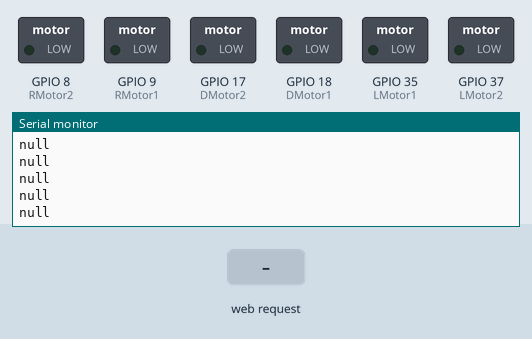
Simulated run of this sketch. Board: ESP32-S2. Parts: switched loads named in the sketch (green lamp = pin HIGH), the last lines printed to the serial monitor. Inputs (shaded band) come from the test bench.

Above: at 1.2 s.
1.3 s: HTTP request GET /rmf received
At 1.31 s:
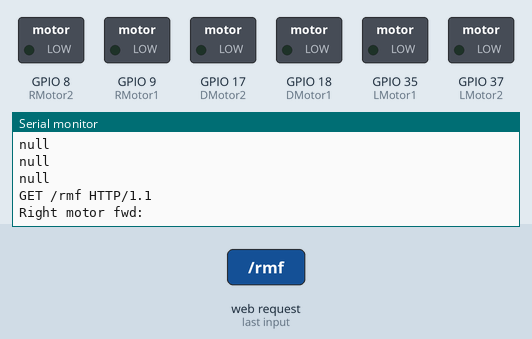
2.8 s: HTTP request GET /rmb received
At 2.81 s:
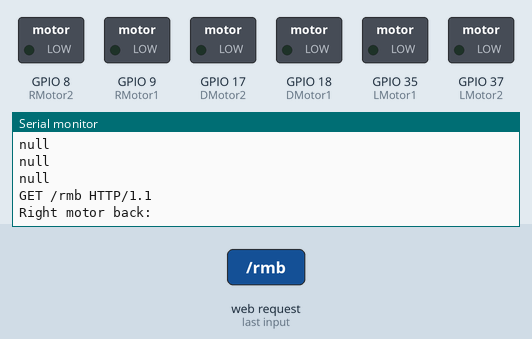
4.3 s: HTTP request GET /lmf received
At 4.32 s:
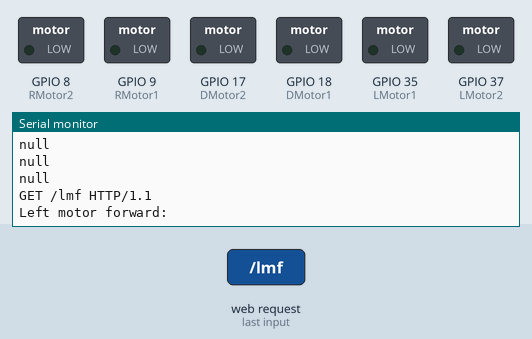

The sketch:

esp32_motor_control_tests_big_rig_variable.ino
```cpp
/*
 * ESP 32-S2 QT-PY Big Rig motor control tests.
 * Details:
 * - Three motors
 * - Two DRV8833 chips
 * - One QT-PY ESP32-S2 microcontroller
 *
 * Author: Henry Hickson
 * Date: August 2022
 */

#include "espwifisetup.h"
#include "WiFi.h"
#include "WebServer.h"

 // Setup wifi class
EspWifiSetup espwifi;
char* ssid = "BlimpleBee";
char* password = "123456789";
WiFiServer* server;  // We use a pointer so that we can manipulate it from within the header file containing the class
int movement_status = 0;

// Setup GPIO pins for QT-PY
const int LMotor1 = 35;
const int LMotor2 = 37;
const int RMotor1 = 9;
const int RMotor2 = 8;
const int DMotor1 = 18;
const int DMotor2 = 17;
int dutyCycle = 50;


// Set PWM properties using the LEDC peripheral
const int freq = 5000;
const int ledChannel1 = 0;
const int ledChannel2 = 1;
const int ledChannel3 = 2;
const int ledChannel4 = 3;
const int ledChannel5 = 4;
const int ledChannel6 = 5;
const int resolution = 8;

void setup(){
  Serial.begin(115200);

  // Wifi Setup
  server = espwifi.configWiFi(ssid, password, server);

  // Pinouts
  pinMode(LMotor1, OUTPUT);
  pinMode(LMotor2, OUTPUT);
  pinMode(RMotor1, OUTPUT);
  pinMode(RMotor2, OUTPUT);
  pinMode(DMotor1, OUTPUT);
  pinMode(DMotor2, OUTPUT);

  // configure LED PWM functionalitites
  ledcSetup(ledChannel1, freq, resolution);
  ledcSetup(ledChannel2, freq, resolution);
  ledcSetup(ledChannel3, freq, resolution);
  ledcSetup(ledChannel4, freq, resolution);
  ledcSetup(ledChannel5, freq, resolution);
  ledcSetup(ledChannel6, freq, resolution);

  // Attach the PWM channel to the GPIO to be controlled
  ledcAttachPin(LMotor1, ledChannel1);
  ledcAttachPin(LMotor2, ledChannel2);
  ledcAttachPin(RMotor1, ledChannel3);
  ledcAttachPin(RMotor2, ledChannel4);
  ledcAttachPin(DMotor1, ledChannel5);
  ledcAttachPin(DMotor2, ledChannel6);
}

void loop(){
  delay(100);
  readclient();
}

void readclient() {
  // Function to read all incoming data via WiFi
    String c = espwifi.wificheckclient(server);
    Serial.println(c);
    int _i = c.indexOf("HTTP");

    if (c != "null") {
      if (c.indexOf("rmf") != -1) {
        String motorspeed = c.substring(9, _i-1);
        Serial.print("Right motor fwd:");
        Serial.println(motorspeed);
        spinmotor(0, 0, motorspeed.toInt());
      }
      else if (c.indexOf("rmb") != -1) {
        String motorspeed = c.substring(9, _i-1);
        Serial.print("Right motor back:");
        Serial.println(motorspeed);
        spinmotor(0, 1, motorspeed.toInt());
      }
      else if (c.indexOf("lmf") != -1) {
        String motorspeed = c.substring(9, _i-1);
        Serial.print("Left motor forward:");
        Serial.println(motorspeed);
        spinmotor(1, 0, motorspeed.toInt());
      }
      else if (c.indexOf("lmb") != -1) {
        String motorspeed = c.substring(9, _i-1);
        Serial.print("Left motor back:");
        Serial.println(motorspeed);
        spinmotor(1, 1, motorspeed.toInt());
      }
      else if (c.indexOf("mmu") != -1) {
        String motorspeed = c.substring(9, _i-1);
        Serial.print("Middle motor up:");
        Serial.println(motorspeed);
        spinmotor(2, 0, motorspeed.toInt());
      }
      else if (c.indexOf("mmd") != -1) {
        String motorspeed = c.substring(9, _i-1);
        Serial.print("Middle motor down:");
        Serial.println(motorspeed);
        spinmotor(2, 1, motorspeed.toInt());
      }
    }
    else {
      return;
    }
  }

void setallmotors(int motorspeed) {
  // Function to set the speed of all motors
  // param: motorspeed - the dutycycle of the motor from 0 to 255
  ledcWrite(ledChannel1, motorspeed);
  ledcWrite(ledChannel2, 0);
  ledcWrite(ledChannel3, motorspeed);
  ledcWrite(ledChannel4, 0);
  ledcWrite(ledChannel5, motorspeed);
  ledcWrite(ledChannel6, 0);
}

void spinmotor(int motornumber, int dir, int motorspeed) {
  // Function to set a given motor to spin in a given direction and at a given speed
  // Input: motornumber - 0 = right motor, 1 = left motor, 2 = middlemotor (up/down)
  // Input: dir - direction, 0 = fwd/up, 1 = back/down
  // Input: spinspeed - pwm from 0 to 255 for motor speed
  if (motornumber == 0) {
    if (dir == 0) {
      ledcWrite(ledChannel1, motorspeed);
      ledcWrite(ledChannel2, 0);
    }
    else {
      ledcWrite(ledChannel1, 0);
      ledcWrite(ledChannel2, motorspeed);
    }
  }
  else if (motornumber == 1) {
    if (dir == 0) {
      ledcWrite(ledChannel3, motorspeed);
      ledcWrite(ledChannel4, 0);
    }
    else {
      ledcWrite(ledChannel3, 0);
      ledcWrite(ledChannel4, motorspeed);
    }
  }
  else if (motornumber == 2) {
    if (dir == 1) {
      ledcWrite(ledChannel5, motorspeed);
      ledcWrite(ledChannel6, 0);
    }
    else {
      ledcWrite(ledChannel5, 0);
      ledcWrite(ledChannel6, motorspeed);
    }
  }
}
```

espwifisetup.h
```cpp
/*
Title: Header File for adding Wifi to an ESP32 project
Version: v2 (updated from Lumiwifi)
Date: Aug 2022
Purpose: Provide header info (class definition) for the Wifi for an ESP32.

Limitations: This v2 code has the following limitations:
            - Currently set to setting up and checking client only

Author: Henry Hickson
*/

#ifndef espwifisetup_h
#define espwifisetup_h

#include "Arduino.h"
#include "WiFi.h"
#include "WebServer.h"

class EspWifiSetup //The class defines all functions and variables used in the library
{
  public:
    //Public Variables / Functions (those used by the user in their code):

    //1. Initialiser function (constructor)
    EspWifiSetup() {
    }

    //2. Variables note defined in functions
    String strcom;
    IPAddress ip;
    IPAddress subnet;
    IPAddress gateway;

    //3. Functions
    WiFiServer* configWiFi(char* ssid, char* password, WiFiServer* server) {
      server =new WiFiServer(80);
      IPAddress ip(192, 168, 1, 184);
      IPAddress gateway(192,168,4,9);
      IPAddress subnet(255,255,255,0);

      //Wifi Access Point Setup
      Serial.println("Setting AP (Access Point)...");
      Serial.println("Please connect and enter password.");
      Serial.print("ssid: ");
      Serial.println(ssid);
      WiFi.softAP(ssid,password);
      Serial.println(WiFi.softAPIP());

      server->begin();    //We use -> when working with pointers
      return server;
    }

    String wificheckclient(WiFiServer* server) {
      WiFiClient client = server->available();
      if (client.available()) {
        client.println("HTTP/1.1 200 OK");
        client.println("Content-type:text/html");
        client.println("Connection: close");
        client.println();
        client.println("Request received");
        String c = client.readStringUntil('\r');

        return c;
      }
      else {
        return "null";
      }
    }

   int wifitester(WiFiServer* server) {
     String _test = wificheckclient(server);
     Serial.println(_test);
     return 100;
   }

 };

#endif
```

Measured:
- after the input at 1.3 s, the serial monitor: prints a new line at once (image 1)
- after the input at 2.8 s, the serial monitor: prints a new line at once (image 2)
- after the input at 4.3 s, the serial monitor: prints a new line at once (image 3)
